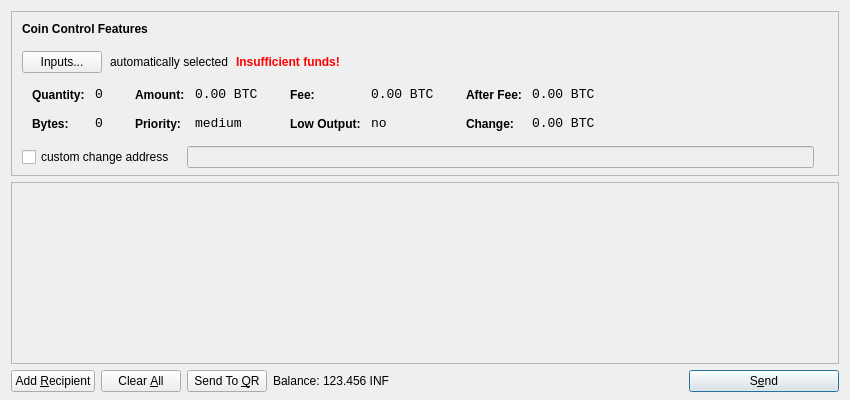
<?xml version="1.0" encoding="UTF-8"?>
<ui version="4.0">
 <class>SendCoinsDialog</class>
 <widget class="QDialog" name="SendCoinsDialog">
  <property name="geometry">
   <rect>
    <x>0</x>
    <y>0</y>
    <width>850</width>
    <height>400</height>
   </rect>
  </property>
  <property name="windowTitle">
   <string>Send Coins</string>
  </property>
  <layout class="QVBoxLayout" name="verticalLayout" stretch="0,1,0">
   <property name="bottomMargin">
    <number>8</number>
   </property>
   <item>
    <widget class="QFrame" name="frameCoinControl">
     <property name="sizePolicy">
      <sizepolicy hsizetype="Expanding" vsizetype="Expanding">
       <horstretch>0</horstretch>
       <verstretch>0</verstretch>
      </sizepolicy>
     </property>
     <property name="maximumSize">
      <size>
       <width>16777215</width>
       <height>16777215</height>
      </size>
     </property>
     <property name="frameShape">
      <enum>QFrame::StyledPanel</enum>
     </property>
     <property name="frameShadow">
      <enum>QFrame::Sunken</enum>
     </property>
     <layout class="QVBoxLayout" name="verticalLayoutCoinControl2">
      <property name="spacing">
       <number>7</number>
      </property>
      <property name="leftMargin">
       <number>0</number>
      </property>
      <property name="topMargin">
       <number>0</number>
      </property>
      <property name="rightMargin">
       <number>0</number>
      </property>
      <property name="bottomMargin">
       <number>6</number>
      </property>
      <item>
       <layout class="QVBoxLayout" name="verticalLayoutCoinControl" stretch="0,0,0,0,1">
        <property name="spacing">
         <number>0</number>
        </property>
        <property name="leftMargin">
         <number>10</number>
        </property>
        <property name="topMargin">
         <number>10</number>
        </property>
        <item>
         <layout class="QHBoxLayout" name="horizontalLayoutCoinControl1">
          <property name="bottomMargin">
           <number>15</number>
          </property>
          <item>
           <widget class="QLabel" name="labelCoinControlFeatures">
            <property name="sizePolicy">
             <sizepolicy hsizetype="Preferred" vsizetype="Maximum">
              <horstretch>0</horstretch>
              <verstretch>0</verstretch>
             </sizepolicy>
            </property>
            <property name="font">
             <font>
              <weight>75</weight>
              <bold>true</bold>
             </font>
            </property>
            <property name="styleSheet">
             <string notr="true">font-weight:bold;</string>
            </property>
            <property name="text">
             <string>Coin Control Features</string>
            </property>
           </widget>
          </item>
         </layout>
        </item>
        <item>
         <layout class="QHBoxLayout" name="horizontalLayoutCoinControl2" stretch="0,0,0,0">
          <property name="spacing">
           <number>8</number>
          </property>
          <property name="bottomMargin">
           <number>10</number>
          </property>
          <item>
           <widget class="QPushButton" name="pushButtonCoinControl">
            <property name="styleSheet">
             <string notr="true"/>
            </property>
            <property name="text">
             <string>Inputs...</string>
            </property>
           </widget>
          </item>
          <item>
           <widget class="QLabel" name="labelCoinControlAutomaticallySelected">
            <property name="text">
             <string>automatically selected</string>
            </property>
            <property name="margin">
             <number>5</number>
            </property>
           </widget>
          </item>
          <item>
           <widget class="QLabel" name="labelCoinControlInsuffFunds">
            <property name="font">
             <font>
              <weight>75</weight>
              <bold>true</bold>
             </font>
            </property>
            <property name="styleSheet">
             <string notr="true">color:red;font-weight:bold;</string>
            </property>
            <property name="text">
             <string>Insufficient funds!</string>
            </property>
            <property name="margin">
             <number>5</number>
            </property>
           </widget>
          </item>
          <item>
           <spacer name="horizontalSpacerCoinControl">
            <property name="orientation">
             <enum>Qt::Horizontal</enum>
            </property>
            <property name="sizeHint" stdset="0">
             <size>
              <width>40</width>
              <height>1</height>
             </size>
            </property>
           </spacer>
          </item>
         </layout>
        </item>
        <item>
         <widget class="QWidget" name="widgetCoinControl" native="true">
          <property name="sizePolicy">
           <sizepolicy hsizetype="Preferred" vsizetype="Preferred">
            <horstretch>0</horstretch>
            <verstretch>0</verstretch>
           </sizepolicy>
          </property>
          <property name="minimumSize">
           <size>
            <width>0</width>
            <height>0</height>
           </size>
          </property>
          <property name="styleSheet">
           <string notr="true"/>
          </property>
          <layout class="QHBoxLayout" name="horizontalLayoutCoinControl5">
           <property name="leftMargin">
            <number>0</number>
           </property>
           <property name="topMargin">
            <number>0</number>
           </property>
           <property name="rightMargin">
            <number>0</number>
           </property>
           <property name="bottomMargin">
            <number>0</number>
           </property>
           <item>
            <layout class="QHBoxLayout" name="horizontalLayoutCoinControl3" stretch="0,0,0,1">
             <property name="spacing">
              <number>20</number>
             </property>
             <property name="topMargin">
              <number>0</number>
             </property>
             <property name="bottomMargin">
              <number>10</number>
             </property>
             <item>
              <layout class="QFormLayout" name="formLayoutCoinControl1">
               <property name="horizontalSpacing">
                <number>10</number>
               </property>
               <property name="verticalSpacing">
                <number>14</number>
               </property>
               <property name="leftMargin">
                <number>10</number>
               </property>
               <property name="topMargin">
                <number>4</number>
               </property>
               <property name="rightMargin">
                <number>6</number>
               </property>
               <item row="0" column="0">
                <widget class="QLabel" name="labelCoinControlQuantityText">
                 <property name="styleSheet">
                  <string notr="true">font-weight:bold;</string>
                 </property>
                 <property name="text">
                  <string>Quantity:</string>
                 </property>
                 <property name="margin">
                  <number>0</number>
                 </property>
                </widget>
               </item>
               <item row="0" column="1">
                <widget class="QLabel" name="labelCoinControlQuantity">
                 <property name="font">
                  <font>
                   <family>Monospace</family>
                   <pointsize>10</pointsize>
                  </font>
                 </property>
                 <property name="cursor">
                  <cursorShape>IBeamCursor</cursorShape>
                 </property>
                 <property name="contextMenuPolicy">
                  <enum>Qt::ActionsContextMenu</enum>
                 </property>
                 <property name="text">
                  <string notr="true">0</string>
                 </property>
                 <property name="margin">
                  <number>0</number>
                 </property>
                 <property name="textInteractionFlags">
                  <set>Qt::LinksAccessibleByMouse|Qt::TextSelectableByKeyboard|Qt::TextSelectableByMouse</set>
                 </property>
                </widget>
               </item>
               <item row="1" column="0">
                <widget class="QLabel" name="labelCoinControlBytesText">
                 <property name="styleSheet">
                  <string notr="true">font-weight:bold;</string>
                 </property>
                 <property name="text">
                  <string>Bytes:</string>
                 </property>
                </widget>
               </item>
               <item row="1" column="1">
                <widget class="QLabel" name="labelCoinControlBytes">
                 <property name="font">
                  <font>
                   <family>Monospace</family>
                   <pointsize>10</pointsize>
                  </font>
                 </property>
                 <property name="cursor">
                  <cursorShape>IBeamCursor</cursorShape>
                 </property>
                 <property name="contextMenuPolicy">
                  <enum>Qt::ActionsContextMenu</enum>
                 </property>
                 <property name="text">
                  <string notr="true">0</string>
                 </property>
                 <property name="textInteractionFlags">
                  <set>Qt::LinksAccessibleByMouse|Qt::TextSelectableByKeyboard|Qt::TextSelectableByMouse</set>
                 </property>
                </widget>
               </item>
              </layout>
             </item>
             <item>
              <layout class="QFormLayout" name="formLayoutCoinControl2">
               <property name="horizontalSpacing">
                <number>10</number>
               </property>
               <property name="verticalSpacing">
                <number>14</number>
               </property>
               <property name="leftMargin">
                <number>6</number>
               </property>
               <property name="topMargin">
                <number>4</number>
               </property>
               <property name="rightMargin">
                <number>6</number>
               </property>
               <item row="0" column="0">
                <widget class="QLabel" name="labelCoinControlAmountText">
                 <property name="styleSheet">
                  <string notr="true">font-weight:bold;</string>
                 </property>
                 <property name="text">
                  <string>Amount:</string>
                 </property>
                 <property name="margin">
                  <number>0</number>
                 </property>
                </widget>
               </item>
               <item row="0" column="1">
                <widget class="QLabel" name="labelCoinControlAmount">
                 <property name="font">
                  <font>
                   <family>Monospace</family>
                   <pointsize>10</pointsize>
                  </font>
                 </property>
                 <property name="cursor">
                  <cursorShape>IBeamCursor</cursorShape>
                 </property>
                 <property name="contextMenuPolicy">
                  <enum>Qt::ActionsContextMenu</enum>
                 </property>
                 <property name="text">
                  <string notr="true">0.00 BTC</string>
                 </property>
                 <property name="textInteractionFlags">
                  <set>Qt::LinksAccessibleByMouse|Qt::TextSelectableByKeyboard|Qt::TextSelectableByMouse</set>
                 </property>
                </widget>
               </item>
               <item row="1" column="0">
                <widget class="QLabel" name="labelCoinControlPriorityText">
                 <property name="styleSheet">
                  <string notr="true">font-weight:bold;</string>
                 </property>
                 <property name="text">
                  <string>Priority:</string>
                 </property>
                </widget>
               </item>
               <item row="1" column="1">
                <widget class="QLabel" name="labelCoinControlPriority">
                 <property name="font">
                  <font>
                   <family>Monospace</family>
                   <pointsize>10</pointsize>
                  </font>
                 </property>
                 <property name="cursor">
                  <cursorShape>IBeamCursor</cursorShape>
                 </property>
                 <property name="contextMenuPolicy">
                  <enum>Qt::ActionsContextMenu</enum>
                 </property>
                 <property name="text">
                  <string>medium</string>
                 </property>
                 <property name="textInteractionFlags">
                  <set>Qt::LinksAccessibleByMouse|Qt::TextSelectableByKeyboard|Qt::TextSelectableByMouse</set>
                 </property>
                </widget>
               </item>
              </layout>
             </item>
             <item>
              <layout class="QFormLayout" name="formLayoutCoinControl3">
               <property name="horizontalSpacing">
                <number>10</number>
               </property>
               <property name="verticalSpacing">
                <number>14</number>
               </property>
               <property name="leftMargin">
                <number>6</number>
               </property>
               <property name="topMargin">
                <number>4</number>
               </property>
               <property name="rightMargin">
                <number>6</number>
               </property>
               <item row="0" column="0">
                <widget class="QLabel" name="labelCoinControlFeeText">
                 <property name="styleSheet">
                  <string notr="true">font-weight:bold;</string>
                 </property>
                 <property name="text">
                  <string>Fee:</string>
                 </property>
                 <property name="margin">
                  <number>0</number>
                 </property>
                </widget>
               </item>
               <item row="0" column="1">
                <widget class="QLabel" name="labelCoinControlFee">
                 <property name="font">
                  <font>
                   <family>Monospace</family>
                   <pointsize>10</pointsize>
                  </font>
                 </property>
                 <property name="cursor">
                  <cursorShape>IBeamCursor</cursorShape>
                 </property>
                 <property name="contextMenuPolicy">
                  <enum>Qt::ActionsContextMenu</enum>
                 </property>
                 <property name="text">
                  <string notr="true">0.00 BTC</string>
                 </property>
                 <property name="textInteractionFlags">
                  <set>Qt::LinksAccessibleByMouse|Qt::TextSelectableByKeyboard|Qt::TextSelectableByMouse</set>
                 </property>
                </widget>
               </item>
               <item row="1" column="0">
                <widget class="QLabel" name="labelCoinControlLowOutputText">
                 <property name="styleSheet">
                  <string notr="true">font-weight:bold;</string>
                 </property>
                 <property name="text">
                  <string>Low Output:</string>
                 </property>
                </widget>
               </item>
               <item row="1" column="1">
                <widget class="QLabel" name="labelCoinControlLowOutput">
                 <property name="font">
                  <font>
                   <family>Monospace</family>
                   <pointsize>10</pointsize>
                  </font>
                 </property>
                 <property name="cursor">
                  <cursorShape>IBeamCursor</cursorShape>
                 </property>
                 <property name="contextMenuPolicy">
                  <enum>Qt::ActionsContextMenu</enum>
                 </property>
                 <property name="text">
                  <string>no</string>
                 </property>
                 <property name="textInteractionFlags">
                  <set>Qt::LinksAccessibleByMouse|Qt::TextSelectableByKeyboard|Qt::TextSelectableByMouse</set>
                 </property>
                </widget>
               </item>
              </layout>
             </item>
             <item>
              <layout class="QFormLayout" name="formLayoutCoinControl4">
               <property name="horizontalSpacing">
                <number>10</number>
               </property>
               <property name="verticalSpacing">
                <number>14</number>
               </property>
               <property name="leftMargin">
                <number>6</number>
               </property>
               <property name="topMargin">
                <number>4</number>
               </property>
               <property name="rightMargin">
                <number>6</number>
               </property>
               <item row="0" column="0">
                <widget class="QLabel" name="labelCoinControlAfterFeeText">
                 <property name="styleSheet">
                  <string notr="true">font-weight:bold;</string>
                 </property>
                 <property name="text">
                  <string>After Fee:</string>
                 </property>
                 <property name="margin">
                  <number>0</number>
                 </property>
                </widget>
               </item>
               <item row="0" column="1">
                <widget class="QLabel" name="labelCoinControlAfterFee">
                 <property name="font">
                  <font>
                   <family>Monospace</family>
                   <pointsize>10</pointsize>
                  </font>
                 </property>
                 <property name="cursor">
                  <cursorShape>IBeamCursor</cursorShape>
                 </property>
                 <property name="contextMenuPolicy">
                  <enum>Qt::ActionsContextMenu</enum>
                 </property>
                 <property name="text">
                  <string notr="true">0.00 BTC</string>
                 </property>
                 <property name="textInteractionFlags">
                  <set>Qt::LinksAccessibleByMouse|Qt::TextSelectableByKeyboard|Qt::TextSelectableByMouse</set>
                 </property>
                </widget>
               </item>
               <item row="1" column="0">
                <widget class="QLabel" name="labelCoinControlChangeText">
                 <property name="styleSheet">
                  <string notr="true">font-weight:bold;</string>
                 </property>
                 <property name="text">
                  <string>Change:</string>
                 </property>
                </widget>
               </item>
               <item row="1" column="1">
                <widget class="QLabel" name="labelCoinControlChange">
                 <property name="font">
                  <font>
                   <family>Monospace</family>
                   <pointsize>10</pointsize>
                  </font>
                 </property>
                 <property name="cursor">
                  <cursorShape>IBeamCursor</cursorShape>
                 </property>
                 <property name="contextMenuPolicy">
                  <enum>Qt::ActionsContextMenu</enum>
                 </property>
                 <property name="text">
                  <string notr="true">0.00 BTC</string>
                 </property>
                 <property name="textInteractionFlags">
                  <set>Qt::LinksAccessibleByMouse|Qt::TextSelectableByKeyboard|Qt::TextSelectableByMouse</set>
                 </property>
                </widget>
               </item>
              </layout>
             </item>
            </layout>
           </item>
          </layout>
         </widget>
        </item>
        <item>
         <layout class="QHBoxLayout" name="horizontalLayoutCoinControl4" stretch="0,0,0">
          <property name="spacing">
           <number>12</number>
          </property>
          <property name="sizeConstraint">
           <enum>QLayout::SetDefaultConstraint</enum>
          </property>
          <property name="topMargin">
           <number>5</number>
          </property>
          <property name="rightMargin">
           <number>5</number>
          </property>
          <item>
           <widget class="QCheckBox" name="checkBoxCoinControlChange">
            <property name="text">
             <string>custom change address</string>
            </property>
           </widget>
          </item>
          <item>
           <widget class="QLineEdit" name="lineEditCoinControlChange">
            <property name="enabled">
             <bool>false</bool>
            </property>
            <property name="sizePolicy">
             <sizepolicy hsizetype="Expanding" vsizetype="Fixed">
              <horstretch>0</horstretch>
              <verstretch>0</verstretch>
             </sizepolicy>
            </property>
           </widget>
          </item>
          <item>
           <widget class="QLabel" name="labelCoinControlChangeLabel">
            <property name="sizePolicy">
             <sizepolicy hsizetype="Preferred" vsizetype="Expanding">
              <horstretch>0</horstretch>
              <verstretch>0</verstretch>
             </sizepolicy>
            </property>
            <property name="minimumSize">
             <size>
              <width>0</width>
              <height>0</height>
             </size>
            </property>
            <property name="text">
             <string/>
            </property>
            <property name="margin">
             <number>3</number>
            </property>
           </widget>
          </item>
         </layout>
        </item>
        <item>
         <spacer name="verticalSpacerCoinControl">
          <property name="orientation">
           <enum>Qt::Vertical</enum>
          </property>
          <property name="sizeHint" stdset="0">
           <size>
            <width>800</width>
            <height>1</height>
           </size>
          </property>
         </spacer>
        </item>
       </layout>
      </item>
     </layout>
    </widget>
   </item>
   <item>
    <widget class="QScrollArea" name="scrollArea">
     <property name="widgetResizable">
      <bool>true</bool>
     </property>
     <widget class="QWidget" name="scrollAreaWidgetContents">
      <property name="geometry">
       <rect>
        <x>0</x>
        <y>0</y>
        <width>826</width>
        <height>145</height>
       </rect>
      </property>
      <layout class="QVBoxLayout" name="verticalLayout_2">
       <property name="leftMargin">
        <number>0</number>
       </property>
       <property name="topMargin">
        <number>0</number>
       </property>
       <property name="rightMargin">
        <number>0</number>
       </property>
       <property name="bottomMargin">
        <number>0</number>
       </property>
       <item>
        <layout class="QVBoxLayout" name="entries">
         <property name="spacing">
          <number>6</number>
         </property>
        </layout>
       </item>
       <item>
        <spacer name="verticalSpacer">
         <property name="orientation">
          <enum>Qt::Vertical</enum>
         </property>
         <property name="sizeHint" stdset="0">
          <size>
           <width>20</width>
           <height>40</height>
          </size>
         </property>
        </spacer>
       </item>
      </layout>
     </widget>
    </widget>
   </item>
   <item>
    <layout class="QHBoxLayout" name="horizontalLayout">
     <item>
      <widget class="QPushButton" name="addButton">
       <property name="toolTip">
        <string>Send to multiple recipients at once</string>
       </property>
       <property name="text">
        <string>Add &amp;Recipient</string>
       </property>
       <property name="icon">
        <iconset resource="../bitcoin.qrc">
         <normaloff>:/icons/add</normaloff>:/icons/add</iconset>
       </property>
       <property name="autoDefault">
        <bool>false</bool>
       </property>
      </widget>
     </item>
     <item>
      <widget class="QPushButton" name="clearButton">
       <property name="sizePolicy">
        <sizepolicy hsizetype="Minimum" vsizetype="Fixed">
         <horstretch>0</horstretch>
         <verstretch>0</verstretch>
        </sizepolicy>
       </property>
       <property name="toolTip">
        <string>Remove all transaction fields</string>
       </property>
       <property name="text">
        <string>Clear &amp;All</string>
       </property>
       <property name="icon">
        <iconset resource="../bitcoin.qrc">
         <normaloff>:/icons/remove</normaloff>:/icons/remove</iconset>
       </property>
       <property name="autoRepeatDelay">
        <number>300</number>
       </property>
       <property name="autoDefault">
        <bool>false</bool>
       </property>
      </widget>
     </item>
     <item>
      <widget class="QPushButton" name="sendQRButton">
       <property name="text">
        <string>Send To &amp;QR</string>
       </property>
       <property name="icon">
        <iconset resource="../bitcoin.qrc">
         <normaloff>:/icons/qrcode</normaloff>:/icons/qrcode</iconset>
       </property>
      </widget>
     </item>
     <item>
      <layout class="QHBoxLayout" name="horizontalLayout_2">
       <property name="spacing">
        <number>3</number>
       </property>
       <item>
        <widget class="QLabel" name="label">
         <property name="text">
          <string>Balance:</string>
         </property>
        </widget>
       </item>
       <item>
        <widget class="QLabel" name="labelBalance">
         <property name="cursor">
          <cursorShape>IBeamCursor</cursorShape>
         </property>
         <property name="text">
          <string>123.456 INF</string>
         </property>
         <property name="textInteractionFlags">
          <set>Qt::LinksAccessibleByMouse|Qt::TextSelectableByKeyboard|Qt::TextSelectableByMouse</set>
         </property>
        </widget>
       </item>
      </layout>
     </item>
     <item>
      <spacer name="horizontalSpacer">
       <property name="orientation">
        <enum>Qt::Horizontal</enum>
       </property>
       <property name="sizeHint" stdset="0">
        <size>
         <width>40</width>
         <height>20</height>
        </size>
       </property>
      </spacer>
     </item>
     <item>
      <widget class="QPushButton" name="sendButton">
       <property name="minimumSize">
        <size>
         <width>150</width>
         <height>0</height>
        </size>
       </property>
       <property name="toolTip">
        <string>Confirm the send action</string>
       </property>
       <property name="text">
        <string>S&amp;end</string>
       </property>
       <property name="icon">
        <iconset resource="../bitcoin.qrc">
         <normaloff>:/icons/send</normaloff>:/icons/send</iconset>
       </property>
       <property name="default">
        <bool>true</bool>
       </property>
      </widget>
     </item>
    </layout>
   </item>
  </layout>
 </widget>
 <resources>
  <include location="../bitcoin.qrc"/>
 </resources>
 <connections/>
</ui>
